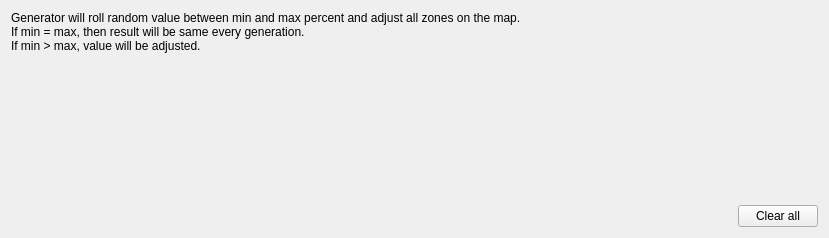
<?xml version="1.0" encoding="UTF-8"?>
<ui version="4.0">
 <class>TemplateDifficultyWidget</class>
 <widget class="QFrame" name="TemplateDifficultyWidget">
  <property name="geometry">
   <rect>
    <x>0</x>
    <y>0</y>
    <width>829</width>
    <height>238</height>
   </rect>
  </property>
  <property name="windowTitle">
   <string/>
  </property>
  <layout class="QVBoxLayout" name="mainLayout">
   <property name="spacing">
    <number>8</number>
   </property>
   <item>
    <widget class="QLabel" name="label_1">
     <property name="text">
      <string>Generator will roll random value between min and max percent and adjust all zones on the map.
If min = max, then result will be same every generation.
If min &gt; max, value will be adjusted.</string>
     </property>
    </widget>
   </item>
   <item>
    <widget class="FreeHeroes::SliderSpinWidget" name="sliderMinGuard" native="true"/>
   </item>
   <item>
    <widget class="FreeHeroes::SliderSpinWidget" name="sliderMaxGuard" native="true"/>
   </item>
   <item>
    <widget class="FreeHeroes::SliderSpinWidget" name="sliderMinArmy" native="true"/>
   </item>
   <item>
    <widget class="FreeHeroes::SliderSpinWidget" name="sliderMaxArmy" native="true"/>
   </item>
   <item>
    <widget class="FreeHeroes::SliderSpinWidget" name="sliderMinGold" native="true"/>
   </item>
   <item>
    <widget class="FreeHeroes::SliderSpinWidget" name="sliderMaxGold" native="true"/>
   </item>
   <item>
    <spacer name="verticalSpacer">
     <property name="orientation">
      <enum>Qt::Vertical</enum>
     </property>
     <property name="sizeHint" stdset="0">
      <size>
       <width>20</width>
       <height>40</height>
      </size>
     </property>
    </spacer>
   </item>
   <item>
    <layout class="QHBoxLayout" name="horizontalLayout_31">
     <property name="topMargin">
      <number>0</number>
     </property>
     <item>
      <spacer name="horizontalSpacer2">
       <property name="orientation">
        <enum>Qt::Horizontal</enum>
       </property>
       <property name="sizeHint" stdset="0">
        <size>
         <width>40</width>
         <height>20</height>
        </size>
       </property>
      </spacer>
     </item>
     <item>
      <widget class="QPushButton" name="pushButtonReset">
       <property name="text">
        <string>Clear all</string>
       </property>
      </widget>
     </item>
    </layout>
   </item>
  </layout>
 </widget>
 <customwidgets>
  <customwidget>
   <class>FreeHeroes::SliderSpinWidget</class>
   <extends>QWidget</extends>
   <header>SliderSpinWidget.hpp</header>
   <container>1</container>
  </customwidget>
 </customwidgets>
 <resources/>
 <connections/>
</ui>
